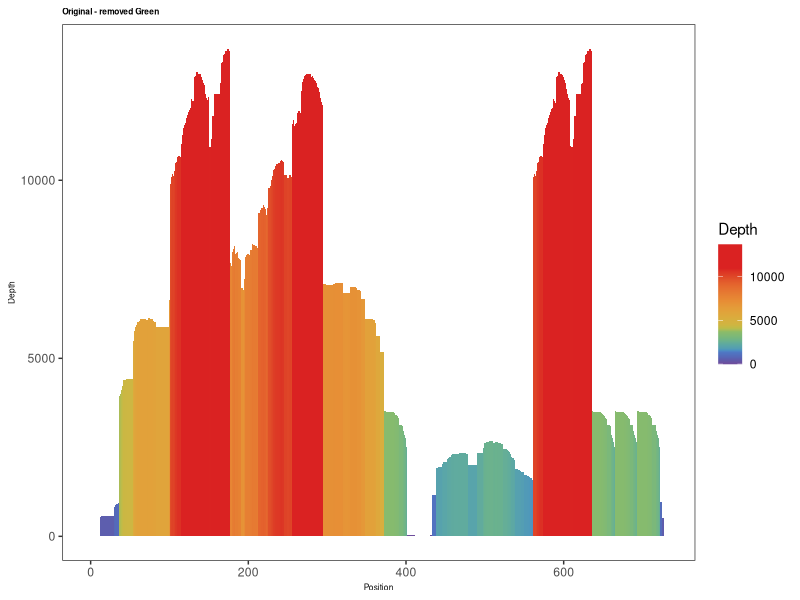
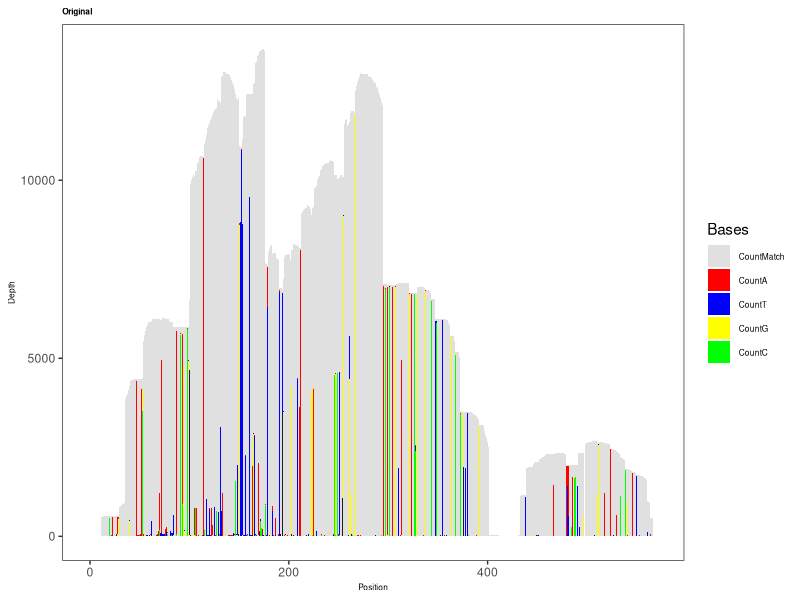

Recreate these plots in R, in order.
library(ggplot2)
library(grid)
library(gtable)
setwd("C:\\Users\\durbe\\Documents\\Repos\\RepeatProfiler\\scripts")
df1 <- read.table("./depth_counts1.txt", header=T)

max <- max(df1$Depth)

gff <- data.frame(annot=rep(c("label1", "label2")),
                  start=c(100, 300),
                  end=c(210, 420))

tf <- theme(panel.grid.major = element_blank(), panel.grid.minor = element_blank(), #to remove gridlines
            plot.title = element_text(size = 6, face = 'bold'), axis.title = element_text(size = 6)) #formats plot title
tl <- theme(legend.text = element_text(size = 6)) #formats legend

#### COLOR PALETTES
# first and second
# colors <- c('blue4', 'springgreen2', 'yellow', 'orange', 'red', 'red')
colors <- c('#440154FF', '#3B528BFF', '#21908CFF', '#5DC863FF', '#FDE725FF', '#FDE725FF') #viridis

# qualitative
# colors <- c('#4477AA', '#66CCEE', '#228833', '#CCBB44', '#EE6677', '#EE6677') #bright v1
# colors <- c('#4477AA', '#228833', '#CCBB44', '#EE6677', '#AA3377', '#AA3377') #bright v2
# 
# colors <- c('#0077BB', '#33BBEE', '#009988', '#EE7733', '#CC3311', '#CC3311') #vibrant v1
# colors <- c('#0077BB', '#009988', '#EE7733', '#CC3311', '#EE3377', '#EE3377') #vibrant v2
# 
# colors <- c('#332288', '#117733', '#999933', '#DDCC77', '#CC6677', '#CC6677') #muted
# 
# colors <- c('#BBCCEE', '#CCEEFF', '#CCDDAA', '#EEEEBB', '#FFCCCC', '#FFCCCC') #pale
# 
# colors <- c('#222255', '#225555', '#225522', '#666633', '#663333', '#663333') #dark
# 
# colors <- c('#77AADD', '#44DDFF', '#BBCC33', '#EEDD88', '#EE8866', '#EE8866') #light v1
# colors <- c('#77AADD', '#44DDFF', '#BBCC33', '#EEDD88', '#FFAABB', '#FFAABB') #light v2
# 
# #diverging
# colors <- c('#364B9A', '#98CAE1', '#EAECCC', '#FEDA8B', '#DD3D2D', '#DD3D2D') #sunset
# 
# colors <- c('#762A83', '#C2A5CF', '#F7F7F7', '#ACD39E', '#187837', '#187837') #PRGn
# 
# #sequential
# colors <- c('#662506', '#CC4C02', '#EC7014', '#FB9A29', '#FEE391', '#FEE391') #YlOrBr
# 
# colors <- c('#1965B0', '#4EB265', '#F7F056', '#F1932D', '#DC050C', '#DC050C') #rainbow v1
# colors <- c('#882E72', '#1965B0', '#F7F056', '#F1932D', '#DC050C', '#DC050C') #rainbow v2
# 
# colors <- c('#46353A', '#805770', '#9A709E', '#9B8AC4', '#88A5DD', '#88A5DD') #iridescent v1
# colors <- c('#46353A', '#9B8AC4', '#7BBCE7', '#C2E3D2', '#F5F3C1', '#F5F3C1') #iridescent v2
# 
# #alternative
# colors <- c('purple4', 'blue2', 'springgreen2', 'yellow', 'orange', 'orange')
# colors <- c('blue2', 'purple4', 'yellow', 'orange', 'red', 'red')

cs <- scale_fill_gradientn(name = "Depth", values = c(0, .20, .40, .60, .80, 1.0), colours = colors, limits = c(0, max), guide = 'colourbar', aesthetics = 'fill') #sets color gradient environment for gradient plots (horizontal and vertical)

#rainbow - choppy
colors <- c('#6f4c9b', '#4e79c5', '#16be54', '#ddaa3c', '#e67932', '#da2222', '#da2222')
cs <- scale_fill_gradientn(name = "Depth", values = c(0, .10, .20, .40, .60, .80, 1.0), colours = colors, limits = c(0, max), guide = 'colourbar', aesthetics = 'fill') #sets color gradient environment for gradient plots (horizontal and vertical)

#rainbow - smooth
colors <- c('#6f4c9b', '#6059a9', '#5568b8', '#4e79c5', '#4d8ac6', 
            '#4e96bc', '#549eb3', '#59a5a9', '#60ab9e', '#69b190',
            '#77b77d', '#8cbc68', '#bebc48', '#d1b541', '#ddaa3c',
            '#e49c39', '#e78c35', '#e67932', '#e4632d', '#df4828', 
            '#da2222', '#da2222')
cs <- scale_fill_gradientn(name = "Depth", values = c(0, .03, .06, .10, .11, 
                                                      .12, .13, .15, .17, .19, 
                                                      .22, .27, .30, .33, .40, 
                                                      .47, .53, .60, .67, .73, 
                                                      .80, 1.0), colours = colors, limits = c(0, max), guide = 'colourbar', aesthetics = 'fill') #sets color gradient environment for gradient plots (horizontal and vertical)

#plot
horizontalPlot <- ggplot(data = df1, aes(x = Position, y = Depth))+
  geom_bar(aes(fill = Depth), alpha = 1, stat = 'identity', width = 1.0)+
  cs+ theme_bw()+ #to remove grey background
  tf+ ggtitle("Original - removed Green") +labs(y="Depth") #sets plot title


horizontalPlot

# VARIANT PLOTS
base.counts <- read.table('depth_counts.txt', header = TRUE)
head(base.counts[1])

#creates new dataframe based on base.counts, but not including depth column
base.countsRed <- base.counts[1:6]
head(base.countsRed)

#makes a stacked bar chart based on: https://stackoverflow.com/questions/21236229/stacked-bar-chart
#melt takes data with the same position and stacks it as a set of columns into a single column of data
base.countsRed.m <- reshape2::melt(base.countsRed, id.vars = 'Position')
head(base.countsRed.m)
colnames(base.countsRed.m)[2] <- 'Bases'
colnames(base.countsRed.m)[3] <- 'Depth'

length(base.countsRed.m$Bases)
polymorphPlot <- ggplot(base.countsRed.m, aes(x = Position, y = Depth))+
  geom_bar(aes(fill = Bases, alpha = Bases), stat = 'identity', width = 1.0)+
  scale_fill_manual(values = c('grey65', 'red', 'blue', 'yellow', 'green'))+
  scale_alpha_manual(values = c(0.35, 1.0, 1.0, 1.0, 1.0))+
  theme_bw()+ #to remove grey background
  theme(panel.grid.major = element_blank(), panel.grid.minor = element_blank(),
        plot.title = element_text(size = 6, face = 'bold'), axis.title = element_text(size = 6))+
  theme(legend.text = element_text(size = 6))+ #formats legend
  ggtitle("Original")

polymorphPlot


## ANNOTATIONS
annotPlot <- horizontalPlot+ 
  annotate("text", x = gff$start+0.5*(gff$end-gff$start), y = -100, label = gff$annot, size=2)+
  annotate("rect", xmin=gff$start, xmax=gff$end, ymin=-400, ymax=0, alpha=.2)
